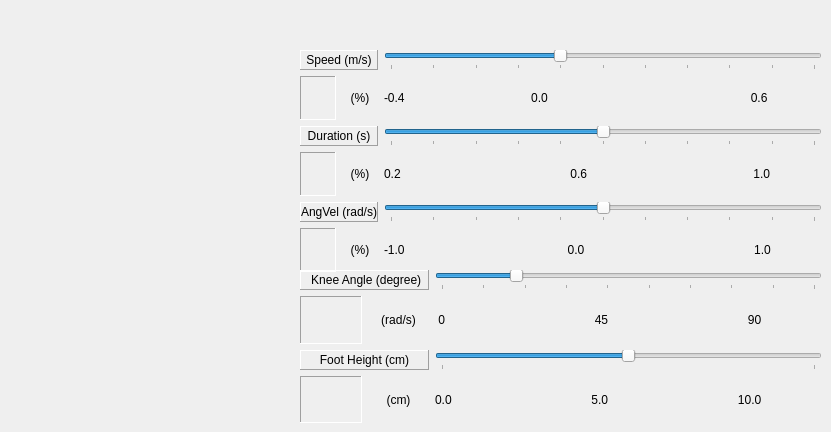
   <widget class="QWidget" name="CONTROLLER">
    <widget class="QWidget" name="gridLayoutWidget">
     <property name="geometry">
      <rect>
       <x>300</x>
       <y>50</y>
       <width>522</width>
       <height>222</height>
      </rect>
     </property>
     <layout class="QGridLayout" name="gridLayout">
      <item row="1" column="0">
       <layout class="QHBoxLayout" name="horizontalLayout_8">
        <item>
         <widget class="QLabel" name="label_139">
          <property name="frameShape">
           <enum>QFrame::Panel</enum>
          </property>
          <property name="frameShadow">
           <enum>QFrame::Sunken</enum>
          </property>
          <property name="text">
           <string/>
          </property>
         </widget>
        </item>
        <item>
         <widget class="QLabel" name="label_140">
          <property name="text">
           <string>(%)</string>
          </property>
          <property name="alignment">
           <set>Qt::AlignCenter</set>
          </property>
         </widget>
        </item>
       </layout>
      </item>
      <item row="1" column="1">
       <widget class="QLabel" name="label_137">
        <property name="text">
         <string>-0.4                                      0.0                                                             0.6</string>
        </property>
        <property name="alignment">
         <set>Qt::AlignJustify|Qt::AlignVCenter</set>
        </property>
       </widget>
      </item>
      <item row="2" column="0">
       <widget class="QLabel" name="label_141">
        <property name="frameShape">
         <enum>QFrame::Panel</enum>
        </property>
        <property name="frameShadow">
         <enum>QFrame::Raised</enum>
        </property>
        <property name="text">
         <string>Duration (s)</string>
        </property>
        <property name="alignment">
         <set>Qt::AlignCenter</set>
        </property>
       </widget>
      </item>
      <item row="3" column="0">
       <layout class="QHBoxLayout" name="horizontalLayout_9">
        <item>
         <widget class="QLabel" name="label_142">
          <property name="frameShape">
           <enum>QFrame::Panel</enum>
          </property>
          <property name="frameShadow">
           <enum>QFrame::Sunken</enum>
          </property>
          <property name="text">
           <string/>
          </property>
         </widget>
        </item>
        <item>
         <widget class="QLabel" name="label_143">
          <property name="text">
           <string>(%)</string>
          </property>
          <property name="alignment">
           <set>Qt::AlignCenter</set>
          </property>
         </widget>
        </item>
       </layout>
      </item>
      <item row="2" column="1">
       <widget class="QSlider" name="walking_duration_slider">
        <property name="cursor">
         <cursorShape>SizeHorCursor</cursorShape>
        </property>
        <property name="minimum">
         <number>0</number>
        </property>
        <property name="maximum">
         <number>100</number>
        </property>
        <property name="value">
         <number>50</number>
        </property>
        <property name="sliderPosition">
         <number>50</number>
        </property>
        <property name="orientation">
         <enum>Qt::Horizontal</enum>
        </property>
        <property name="tickPosition">
         <enum>QSlider::TicksBelow</enum>
        </property>
        <property name="tickInterval">
         <number>10</number>
        </property>
       </widget>
      </item>
      <item row="3" column="1">
       <widget class="QLabel" name="label_138">
        <property name="text">
         <string>0.2                                                   0.6                                                  1.0</string>
        </property>
        <property name="alignment">
         <set>Qt::AlignJustify|Qt::AlignVCenter</set>
        </property>
       </widget>
      </item>
      <item row="5" column="0">
       <layout class="QHBoxLayout" name="horizontalLayout_10">
        <item>
         <widget class="QLabel" name="label_146">
          <property name="frameShape">
           <enum>QFrame::Panel</enum>
          </property>
          <property name="frameShadow">
           <enum>QFrame::Sunken</enum>
          </property>
          <property name="text">
           <string/>
          </property>
         </widget>
        </item>
        <item>
         <widget class="QLabel" name="label_147">
          <property name="text">
           <string>(%)</string>
          </property>
          <property name="alignment">
           <set>Qt::AlignCenter</set>
          </property>
         </widget>
        </item>
       </layout>
      </item>
      <item row="4" column="0">
       <widget class="QLabel" name="label_145">
        <property name="frameShape">
         <enum>QFrame::Panel</enum>
        </property>
        <property name="frameShadow">
         <enum>QFrame::Raised</enum>
        </property>
        <property name="text">
         <string>AngVel (rad/s)</string>
        </property>
        <property name="alignment">
         <set>Qt::AlignCenter</set>
        </property>
       </widget>
      </item>
      <item row="4" column="1">
       <widget class="QSlider" name="walking_angvel_slider">
        <property name="cursor">
         <cursorShape>SizeHorCursor</cursorShape>
        </property>
        <property name="minimum">
         <number>0</number>
        </property>
        <property name="maximum">
         <number>100</number>
        </property>
        <property name="value">
         <number>50</number>
        </property>
        <property name="sliderPosition">
         <number>50</number>
        </property>
        <property name="orientation">
         <enum>Qt::Horizontal</enum>
        </property>
        <property name="tickPosition">
         <enum>QSlider::TicksBelow</enum>
        </property>
        <property name="tickInterval">
         <number>10</number>
        </property>
       </widget>
      </item>
      <item row="5" column="1">
       <widget class="QLabel" name="label_144">
        <property name="text">
         <string>-1.0                                                 0.0                                                   1.0</string>
        </property>
        <property name="alignment">
         <set>Qt::AlignJustify|Qt::AlignVCenter</set>
        </property>
       </widget>
      </item>
      <item row="0" column="0">
       <widget class="QLabel" name="label_136">
        <property name="frameShape">
         <enum>QFrame::Panel</enum>
        </property>
        <property name="frameShadow">
         <enum>QFrame::Raised</enum>
        </property>
        <property name="text">
         <string>Speed (m/s)</string>
        </property>
        <property name="alignment">
         <set>Qt::AlignCenter</set>
        </property>
       </widget>
      </item>
      <item row="0" column="1">
       <widget class="QSlider" name="walking_speed_slider">
        <property name="cursor">
         <cursorShape>SizeHorCursor</cursorShape>
        </property>
        <property name="minimum">
         <number>0</number>
        </property>
        <property name="maximum">
         <number>100</number>
        </property>
        <property name="value">
         <number>40</number>
        </property>
        <property name="sliderPosition">
         <number>40</number>
        </property>
        <property name="orientation">
         <enum>Qt::Horizontal</enum>
        </property>
        <property name="tickPosition">
         <enum>QSlider::TicksBelow</enum>
        </property>
        <property name="tickInterval">
         <number>10</number>
        </property>
       </widget>
      </item>
     </layout>
    </widget>
    <widget class="QWidget" name="gridLayoutWidget_2">
     <property name="geometry">
      <rect>
       <x>300</x>
       <y>270</y>
       <width>522</width>
       <height>153</height>
      </rect>
     </property>
     <layout class="QGridLayout" name="gridLayout_2">
      <item row="0" column="0">
       <widget class="QLabel" name="label_148">
        <property name="frameShape">
         <enum>QFrame::Panel</enum>
        </property>
        <property name="frameShadow">
         <enum>QFrame::Raised</enum>
        </property>
        <property name="text">
         <string>   Knee Angle (degree)  </string>
        </property>
        <property name="alignment">
         <set>Qt::AlignCenter</set>
        </property>
       </widget>
      </item>
      <item row="1" column="0">
       <layout class="QHBoxLayout" name="horizontalLayout_11">
        <item>
         <widget class="QLabel" name="label_149">
          <property name="frameShape">
           <enum>QFrame::Panel</enum>
          </property>
          <property name="frameShadow">
           <enum>QFrame::Sunken</enum>
          </property>
          <property name="text">
           <string/>
          </property>
         </widget>
        </item>
        <item>
         <widget class="QLabel" name="label_150">
          <property name="text">
           <string>(rad/s)</string>
          </property>
          <property name="alignment">
           <set>Qt::AlignCenter</set>
          </property>
         </widget>
        </item>
       </layout>
      </item>
      <item row="0" column="1">
       <widget class="QSlider" name="knee_target_angle_slider">
        <property name="cursor">
         <cursorShape>SizeHorCursor</cursorShape>
        </property>
        <property name="minimum">
         <number>0</number>
        </property>
        <property name="maximum">
         <number>90</number>
        </property>
        <property name="value">
         <number>18</number>
        </property>
        <property name="sliderPosition">
         <number>18</number>
        </property>
        <property name="orientation">
         <enum>Qt::Horizontal</enum>
        </property>
        <property name="tickPosition">
         <enum>QSlider::TicksBelow</enum>
        </property>
        <property name="tickInterval">
         <number>10</number>
        </property>
       </widget>
      </item>
      <item row="2" column="1">
       <widget class="QSlider" name="foot_height_slider">
        <property name="cursor">
         <cursorShape>SizeHorCursor</cursorShape>
        </property>
        <property name="minimum">
         <number>0</number>
        </property>
        <property name="maximum">
         <number>10</number>
        </property>
        <property name="value">
         <number>5</number>
        </property>
        <property name="sliderPosition">
         <number>5</number>
        </property>
        <property name="orientation">
         <enum>Qt::Horizontal</enum>
        </property>
        <property name="tickPosition">
         <enum>QSlider::TicksBelow</enum>
        </property>
        <property name="tickInterval">
         <number>10</number>
        </property>
       </widget>
      </item>
      <item row="2" column="0">
       <widget class="QLabel" name="label_152">
        <property name="frameShape">
         <enum>QFrame::Panel</enum>
        </property>
        <property name="frameShadow">
         <enum>QFrame::Raised</enum>
        </property>
        <property name="text">
         <string>Foot Height (cm)</string>
        </property>
        <property name="alignment">
         <set>Qt::AlignCenter</set>
        </property>
       </widget>
      </item>
      <item row="3" column="1">
       <widget class="QLabel" name="label_155">
        <property name="text">
         <string>0.0                                          5.0                                       10.0</string>
        </property>
        <property name="alignment">
         <set>Qt::AlignJustify|Qt::AlignVCenter</set>
        </property>
       </widget>
      </item>
      <item row="3" column="0">
       <layout class="QHBoxLayout" name="horizontalLayout_12">
        <item>
         <widget class="QLabel" name="label_153">
          <property name="frameShape">
           <enum>QFrame::Panel</enum>
          </property>
          <property name="frameShadow">
           <enum>QFrame::Sunken</enum>
          </property>
          <property name="text">
           <string/>
          </property>
         </widget>
        </item>
        <item>
         <widget class="QLabel" name="label_154">
          <property name="text">
           <string>(cm)</string>
          </property>
          <property name="alignment">
           <set>Qt::AlignCenter</set>
          </property>
         </widget>
        </item>
       </layout>
      </item>
      <item row="1" column="1">
       <widget class="QLabel" name="label_151">
        <property name="text">
         <string> 0                                             45                                          90</string>
        </property>
        <property name="alignment">
         <set>Qt::AlignJustify|Qt::AlignVCenter</set>
        </property>
       </widget>
      </item>
     </layout>
    </widget>
   </widget>
